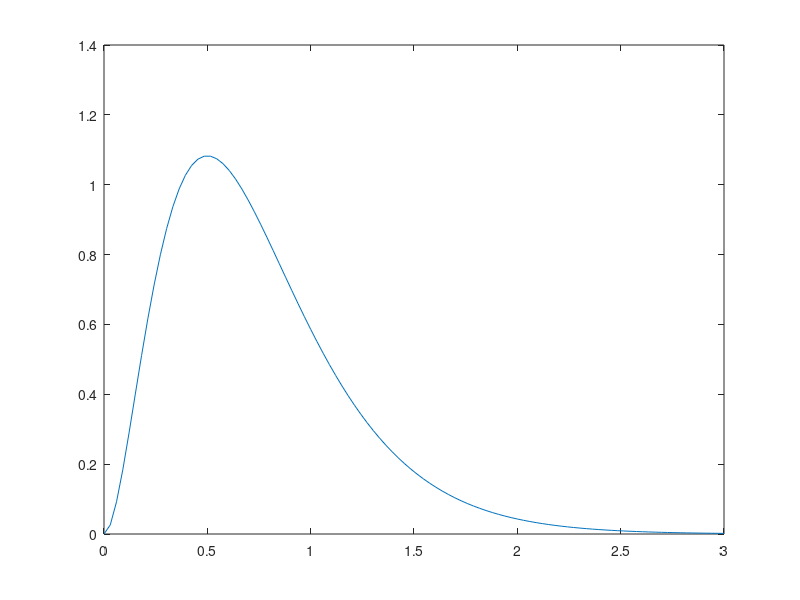

The MATLAB source for this figure: (Note: this script raises an error after producing the figure.)
% Лабораторная работа 2
% Датчики случайных чисел. Построение гистограмм
% Вариант 8

function lab2
    % График рассматриваемого распределения
    function y = erlang_func(x)
        y = 32 .* x .^ 2 .* exp(-4 .* x);
    end
    x = linspace(0,3);
    figure(1);
    plot(x, erlang_func(x));
    
    % Генерация данных для гистограммы
    hist_values = create_hist_quants(false, true)
    figure(3);
    bar(hist_values);
end